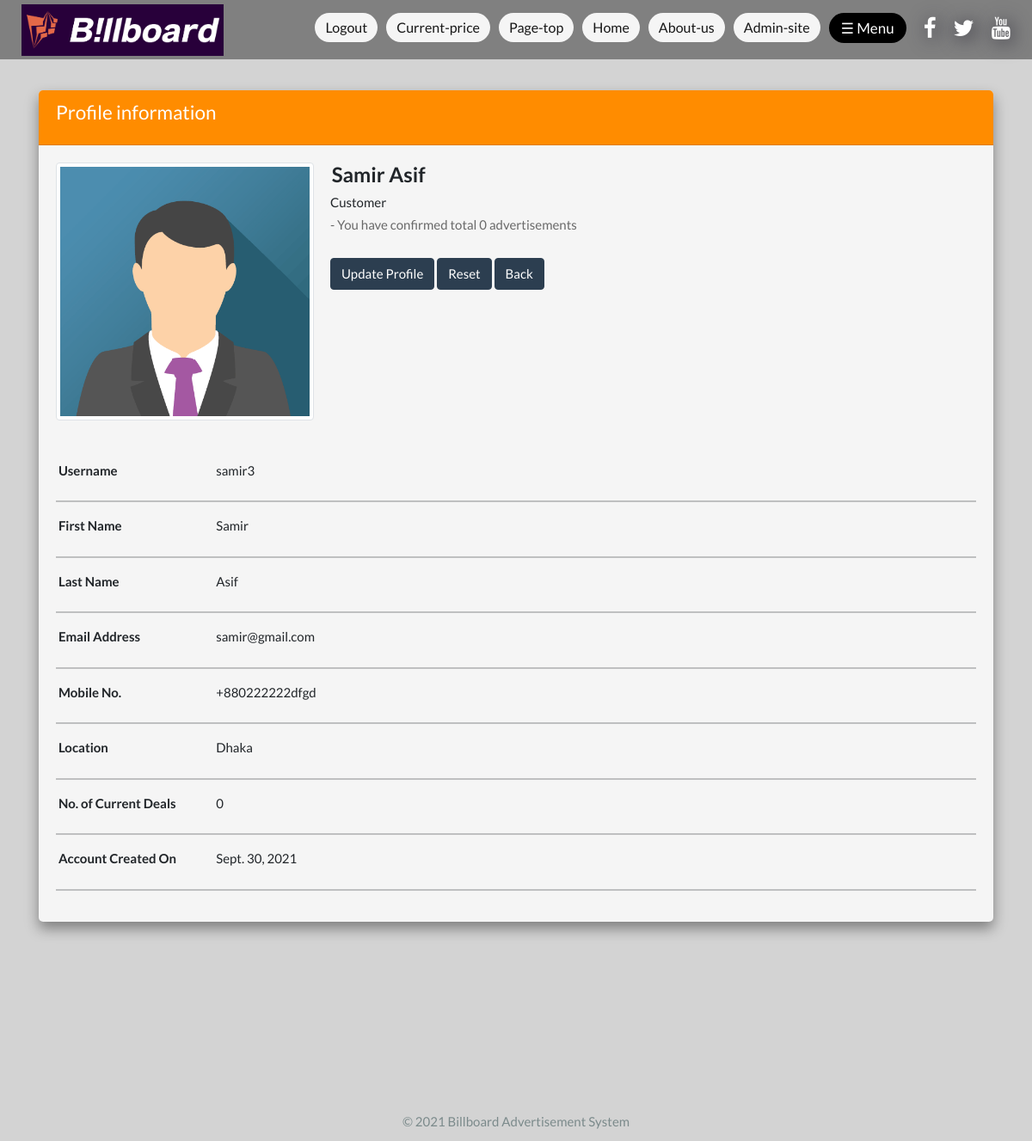
Page /view_profile/ (signed in) on the committed database.
### Billboard_Advertisement/models.py (models this page shows, shortened)
class CustomerProfileInfo(models.Model):
    user = models.OneToOneField(User, on_delete=models.CASCADE, blank=True, null=True)
    currentdate = models.DateField(default=timezone.now)
    location = models.CharField(max_length=30, default='', blank=True, null=True, choices=locations)
    mobileNo = models.CharField(max_length=14, default=None, blank=True, null=True)
    profile_picture = models.ImageField(upload_to='profiles_pic/Customer_profile_pic/', default='/profiles_pic/Customer_profile_pic/demo_profile_pic2.png', blank=True)
    is_customer = models.BooleanField(default=False)
    objects = models.Manager()

### Billboard_Advertisement/views.py (the view)
# urls.py: path('view_profile/',views.viewProfile, name='viewProfile'),
@login_required
def viewProfile(request):
    profile = 0
    if request.user.is_authenticated:
        user = User.objects.get(username=request.user)
        try:
            profile = CustomerProfileInfo.objects.get(user=request.user)
            if profile.is_customer == True:
                confirmed_posts = confirm_post.objects.filter(confirmed_by=user)
                confirmed_post_count = confirmed_posts.count()
                return render(request, 'view_profile.html', {'profile': profile, 'user': user, 'confirmed_post_count': confirmed_post_count})
        except CustomerProfileInfo.DoesNotExist:
            try:
                profile = AdvertiserProfileInfo.objects.get(user=request.user)
                if profile.is_advertiser == True:
                    posts = PostAdvertiseTable.objects.filter(author=user)
                    post_count = posts.count()
                    confirmed_posts = confirm_post.objects.filter(advertiser=user)
                    confirmed_post_count = confirmed_posts.count()
                    return render(request, 'view_profile.html', {'profile': profile, 'user': user, 'post_count': post_count, 'confirmed_post_count': confirmed_post_count})
            except AdvertiserProfileInfo.DoesNotExist:
                try:
                    profile = CityCorporationProfileInfo.objects.get(user=request.user)
                    if profile.is_cityCor == True:
                        return render(request, 'view_profile.html', {'profile': profile, 'user': user})
                except CityCorporationProfileInfo.DoesNotExist:
                    return render(request, 'view_profile.html', {'profile': profile, 'user': user})
    profile = 0
    user = 0
    return render(request, 'view_profile.html', {'profile': profile, 'user': user})

### Billboard_Advertisement/grettings.py (called while the page is built)
def give_grettings(request):
    currentTime = datetime.datetime.now()
    if 5 <= currentTime.hour < 12:
        time = 'morning'
    elif 12 <= currentTime.hour < 17:
        time = 'afternoon'
    elif 17 <= currentTime.hour < 21:
        time = 'evening'
    else:
        time = 'night'
    return {
        'time': time
    }

### Billboard_Advertisement/templates/view_profile.html (shortened to what this page needs)
{% extends "newBase.html" %}
{% block content %}
{% load static %}
<body style="position:relative; z-index:2;">
<div class="container">
    {% if profile %}
    <br><br>
    <div class="row">
        <div class="col-12">
            <div class="card2" style="background-color: whitesmoke;">
                <div class="card-header text-white" style="background-color: darkorange; border-radius: 5px 5px 0px 0px;">
            <h4 class="card-title">Profile information</h4>
        </div>
                <div class="card-body">
                    <div class="card-title mb-4">
                        <div class="d-flex justify-content-start">
                            <div class="image-container">
                                <a href="#" onClick="return false;"><img src="{{ profile.profile_picture.url }}" id="imgProfile"
                                     alt="You do not have any profile picture" onclick="enlargeImg()" style="width: 300px; height: 300px" class="img-thumbnail"/></a>
                            </div>
                            <div class="userData ml-3">
                                <h2 class="d-block" style="font-size: 1.5rem; font-weight: bold">&nbsp;{{user.first_name}} {{user.last_name}}</h2>
                                {% if profile.is_customer == True %}
                                    <h6 class="d-block">&nbsp;Customer</h6>
                                    <h6 class="d-block" style="color: dimgray;">&nbsp;- You have confirmed total {{confirmed_post_count}} advertisements</h6>
                                {% elif profile.is_advertiser == True %}
                                    <h6 class="d-block">&nbsp;Advertiser</h6>
                                    <h6 class="d-block" style="color: dimgray;">&nbsp;- You have posted total {{post_count}} advertisements</h6>
                                    <h6 class="d-block" style="color: dimgray;">&nbsp;- Number of current deals {{confirmed_post_count}}</h6>
                                {% elif profile.is_cityCor == True %}
                                    <h6 class="d-block">&nbsp;City corporation</h6>
                                {% endif %}
                                <br>
                                &nbsp;<a href="/update_profile/" class="btn btn-primary">Update Profile</a>
                                <button class="btn btn-primary" onclick="resetImg()">Reset</button>
                                <a href="{{ request.META.HTTP_REFERER }}">
                                <button class="btn btn-primary"><span>Back</span></button>
                                </a>
                            </div>
                        </div>
                    </div>
                    <br>
                    <div class="row">
                        <div class="col-sm-3 col-md-2 col-5">
                            <label style="font-weight:bold;">&nbsp;Username</label>
                        </div>
                        <div class="col-md-8 col-6">
                            &nbsp;{{user.username}}
                        </div>
                    </div>
                    <hr/>
                    <div class="row">
                        <div class="col-sm-3 col-md-2 col-5">
                            <label style="font-weight:bold;">&nbsp;First Name</label>
                        </div>
                        <div class="col-md-8 col-6">
                            &nbsp;{{user.first_name}}
                        </div>
                    </div>
                    <hr/>
                    <div class="row">
                        <div class="col-sm-3 col-md-2 col-5">
                            <label style="font-weight:bold;">&nbsp;Last Name</label>
                        </div>
                        <div class="col-md-8 col-6">
                            &nbsp;{{user.last_name}}
                        </div>
                    </div>
                    <hr/>
                    <div class="row">
                        <div class="col-sm-3 col-md-2 col-5">
                            <label style="font-weight:bold;">&nbsp;Email Address</label>
                        </div>
                        <div class="col-md-8 col-6">
                            &nbsp;{{user.email}}
                        </div>
                    </div>
                    <hr/>
                    <div class="row">
                        <div class="col-sm-3 col-md-2 col-5">
                            <label style="font-weight:bold;">&nbsp;Mobile No.</label>
                        </div>
                        <div class="col-md-8 col-6">
                            &nbsp;{{profile.mobileNo}}
                        </div>
                    </div>
                    <hr/>
                    <div class="row">
                        <div class="col-sm-3 col-md-2 col-5">
                            <label style="font-weight:bold;">&nbsp;Location</label>
                        </div>
                        <div class="col-md-8 col-6">
                            &nbsp;{{profile.location}}
                        </div>
                    </div>
                    <hr/>
                    {% if profile.is_customer == True or profile.is_advertiser == True %}
                    <div class="row">
                        <div class="col-sm-3 col-md-2 col-5">
                            <label style="font-weight:bold;">&nbsp;No. of Current Deals</label>
                        </div>
                        <div class="col-md-8 col-6">
                            &nbsp;{{confirmed_post_count}}
                        </div>
                    </div>
                    <hr/>
                    {% endif %}
                    <div class="row">
                        <div class="col-sm-3 col-md-2 col-5">
                            <label style="font-weight:bold;"> &nbsp;Account Created On</label>
                        </div>
                        <div class="col-md-8 col-6">
                            &nbsp;{{profile.currentdate}}
                        </div>
                    </div>
                    <hr/>
                </div>
            </div>
        </div>
    </div>
</div>
{% endif %}
</body>
{%endblock%}

### Billboard_Advertisement/static/css/style.css (style rules this page uses)
.card2 { box-shadow: 0 8px 16px 0 rgba(0,0,0,0.4); transition: 0.3s; border-radius: 5px; }

### Billboard_Advertisement/templates/newBase.html (style rules this page uses)
body { background-color: lightgray; }
a:link { color: white; text-decoration: none; }

### Billboard_Advertisement/templates/view_profile.html (style rules this page uses)
img { opacity: 1.0; }

### rows in the picture
CustomerProfileInfo: profile_picture (picture), mobileNo "+880222222dfgd", location "Dhaka", currentdate "Sept. 30, 2021"

### other values in the picture
{{ user.first_name }} "Samir"
{{ user.last_name }} "Asif"
{{ confirmed_post_count }} "0"
{{ user.username }} "samir3"
{{ user.email }} "samir@gmail.com"
